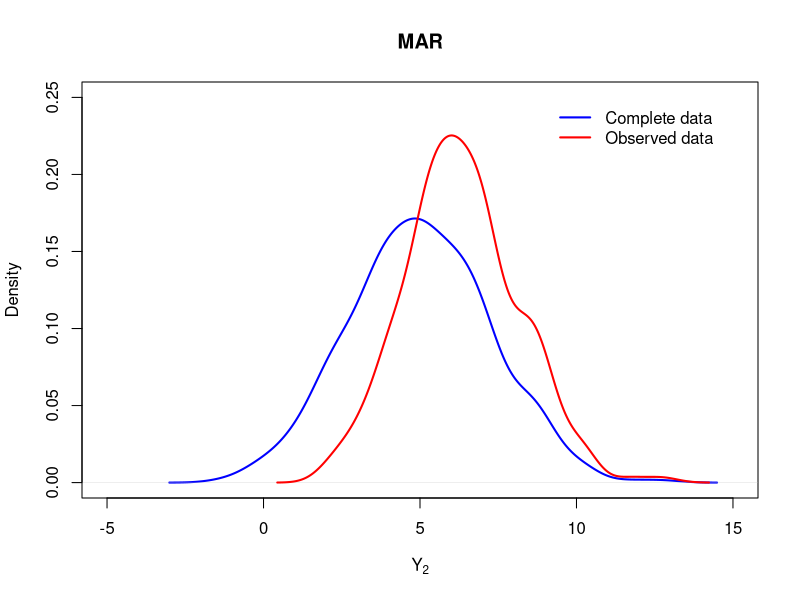
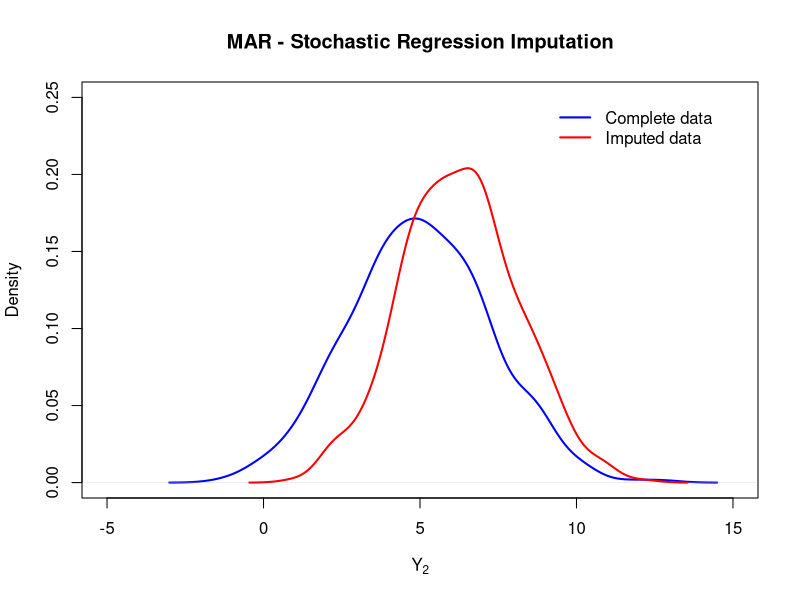
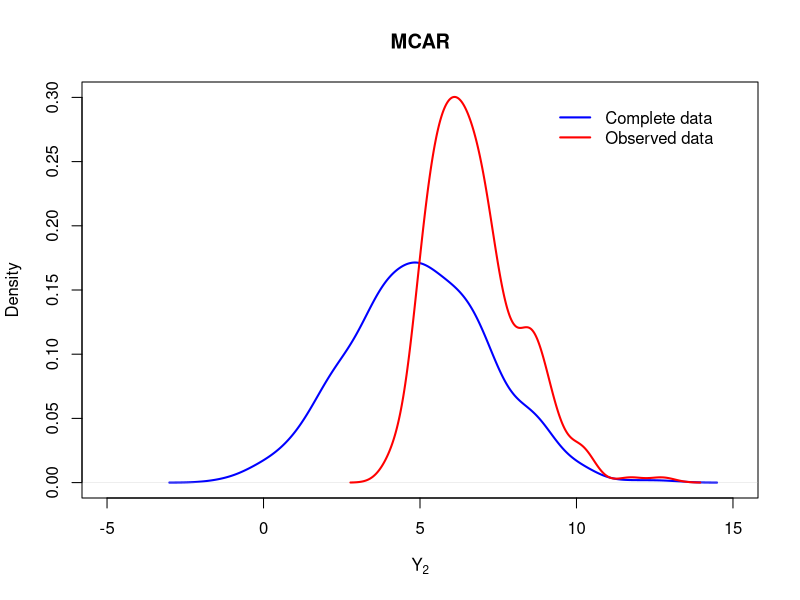
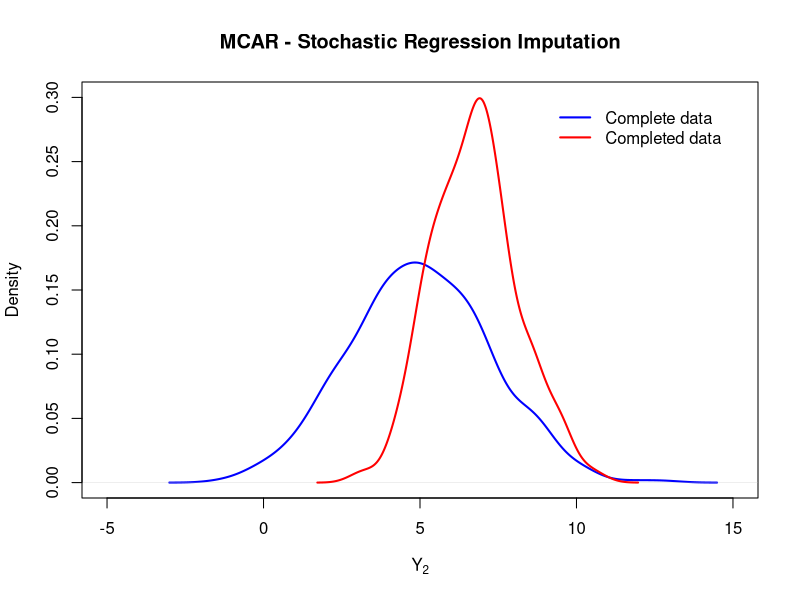

Generate these figures, in order, with R:
## ---- chunk 1

n <- 500

#simulating the data using the univariate normal distribution
set.seed(1)
Z1 <- rnorm(n = n, mean = 0, sd = 1)
Z2 <- rnorm(n = n, mean = 0, sd = 1)
Z3 <- rnorm(n = n, mean = 0, sd = 1)
## ---- chunk 2
# given conditions
Y1 <- 1+Z1
Y2 <- 5+2 * Z1+Z2
## ---- chunk 3
# imposing missingness - 3a
a <- 2; b <- 0
r_mar <- a*(Y1-1) + b*(Y2-5) + Z3
ind_mar <- which(r_mar > 0)
Y2_MAR_obs <- Y2[ind_mar]
Y2_MAR_mis <- Y2[-ind_mar]
## ---- chunk 4
# plotting marginal distribution for Y2 

plot(density(Y2), lwd = 2, col = "blue", xlab = expression(Y[2]),
main = "MAR", xlim = c(-5, 15), ylim = c(0, 0.25))
lines(density(Y2_MAR_obs), lwd = 2, col = "red")
#lines(density(Y2_MAR_mis), lwd = 2, col = "darkgreen")
legend(9, 0.25, legend = c("Complete data", "Observed data"), 
       col = c("blue", "red"), lty = c(1,1), lwd = c(2,2), bty ="n")
## ---- chunk 5
# applying stochastic regression imputation - 3b

fit_obs <- lm(Y2_MAR_obs ~ Y1[ind_mar])
predsri <- predict(fit_obs) + rnorm(n, 0, summary(fit_obs)$sigma)

## ---- chunk 6
# plotting marginal distribution for Y2

plot(density(Y2), lwd = 2, col = "blue", xlab = expression(Y[2]),
main = "MAR - Stochastic Regression Imputation", xlim = c(-5, 15), 
                                                 ylim = c(0, 0.25))
lines(density(predsri), lwd = 2, col = "red")
legend(9, 0.25, legend = c("Complete data", "Imputed data"), 
       col = c("blue", "red"), lty = c(1,1), lwd = c(2,2), bty ="n")
## ---- chunk 7
# imposing missingness - 3c

a <- 0; b <- 2

r_mcar <- a*(Y1-1) + b*(Y2-5) + Z3
ind_mcar <- which(r_mcar > 0)
Y2_MCAR_obs <- Y2[ind_mcar]
## ---- chunk 8
# plotting marginal distribution for Y2

plot(density(Y2), lwd = 2, col = "blue", xlab = expression(Y[2]),
main = "MCAR", xlim = c(-5, 15), ylim = c(0, 0.30))
lines(density(Y2_MCAR_obs), lwd = 2, col = "red")
# lines(density(Y2_MAR_mis), lwd = 2, col = "darkgreen")
legend(9, 0.3, legend = c("Complete data", "Observed data"), 
       col = c("blue", "red"), lty = c(1,1), lwd = c(2,2), bty ="n")
## ---- chunk 9
# applying stochastic regression imputation - 3d

fit_obs_d <- lm(Y2_MCAR_obs ~ Y1[ind_mcar])
predsrid <- predict(fit_obs_d) + rnorm(n, 0, summary(fit_obs_d)$sigma)

## ---- chunk 10
# plotting marginal distribution for Y2

plot(density(Y2), lwd = 2, col = "blue", xlab = expression(Y[2]),
main = "MCAR - Stochastic Regression Imputation", xlim = c(-5, 15), 
                                                  ylim = c(0, 0.30))
lines(density(predsrid), lwd = 2, col = "red")
# lines(density(Y2_MAR_mis), lwd = 2, col = "darkgreen")
legend(9, 0.30, legend = c("Complete data", "Completed data"), 
       col = c("blue", "red"), lty = c(1,1), lwd = c(2,2), bty ="n")
